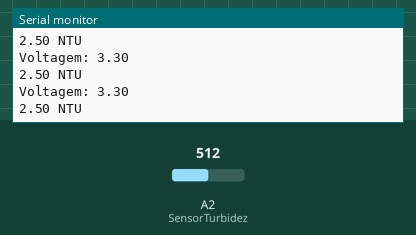
The sketch below on a simulated Arduino Uno, built with avr-gcc and run on an emulated ATmega328P. Shown: the last lines printed to the serial monitor. Inputs (shaded band) come from the test bench; at power-on: A2 (SensorTurbidez) = 512.

Above: at 7.2 s.
7.3 s: A2 (SensorTurbidez) set to 671
At 7.38 s:
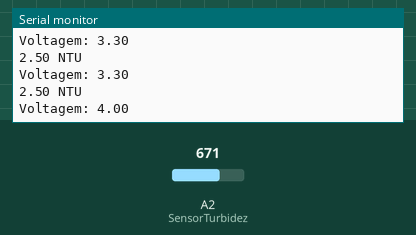
10.3 s: A2 (SensorTurbidez) set to 653
At 10.4 s:
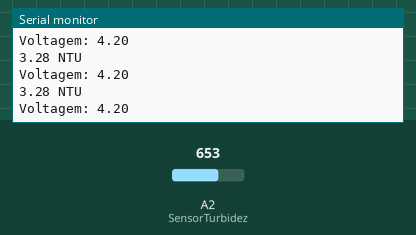
Timing chart, 0 to 13.3 s (numbered marks = the images above; inputs shaded):
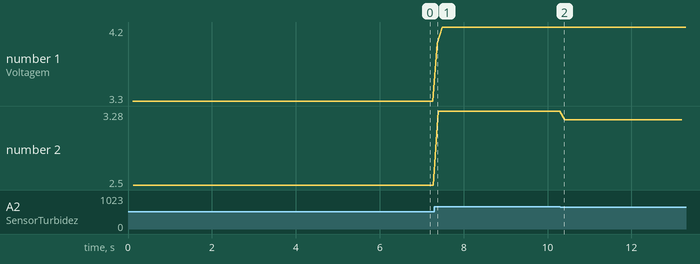

The sketch:

turbidez.ino
```cpp
int SensorTurbidez = A2; // Define o pino de Leitura do Sensor

// Inicia as variáveis
int i; // contador
float voltagem;
float NTU;// Turbidez

void setup() {
  Serial.begin(9600);//configura a taxa de transferência em bits por segundo (baud rate)

}

void loop() {
voltagem = 0;// Inicia a leitura da voltagem em 0
for (i = 0; i < 800; i++) { // Realiza a soma dos "i" valores de voltagem
voltagem += ((float)analogRead(SensorTurbidez) / 1024) * 5;
}
voltagem = voltagem / 800;// Realiza a média entre os valores lidos na função for acima
voltagem = voltagem * (4.2/3.2); // taxa de conversão básica (em água sensor deveria dar 4.2v, mas dá 3,2v)
voltagem = ArredondarPara(voltagem, 1);
if (voltagem < 2.5) {// Se voltagem menor que 2.5 fixa o valor de NTU
NTU = 3000;
}
else if (voltagem > 4.2) {// Se voltagem maior que 4.2 fixa o valor de NTU
NTU = 0;
voltagem = 4.2;
}
else {// Senão calcula o valor de NTU através da fórmula
NTU = -1120.4 * square(voltagem) + 5742.3 * voltagem - 4353.8;
}
Serial.print("Voltagem: "); // printa os valores
Serial.println(voltagem);
Serial.print((((float)analogRead(SensorTurbidez) / 1024) * 5));
Serial.println(" NTU");
delay(00);
}

// Sistema de arredendamento para Leitura
float ArredondarPara( float ValorEntrada, int CasaDecimal ) {
float multiplicador = powf( 10.0f, CasaDecimal );
ValorEntrada = roundf( ValorEntrada * multiplicador ) / multiplicador;
return ValorEntrada;
}
```

Measured:
- after the input at 7.3 s, the serial monitor: prints a new line after 0.08 s (image 1)
- plotted number 1: 3.3 → 4.2 after the input at 7.3 s
- plotted number 2: 2.5 → 3.28 after the input at 7.3 s, 3.28 → 3.19 after the input at 10.3 s
